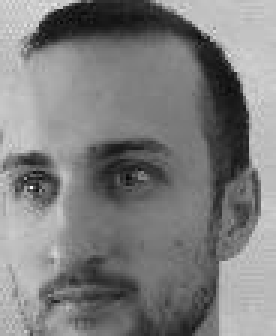
#> input picture Server-Client/Base_visages/s01/0.jpg, 92 x 112 px (shown 3 times larger); its folder holds only this picture in this run
$ python test.py   (Python 2 division)   (older library calls are emulated)
#> lines starting #> are read from the running program, lines starting #| are printed output that depends on the picture
### Traitement_Images/reconnaissance_visage.py
# -*- coding: utf-8 -*-
"""
Created on Mon Nov 25 08:28:04 2019

@author: poussanc
"""

import sys
import os
# import numpy and matplotlib colormaps
import numpy as np
from PIL import Image
import matplotlib.pyplot as plt

#from skimage import io
import matplotlib.cm as cm

import cv2

############

def read_images (path , sz= None ):
    c = 0
    X,y = [], []
    for dirname, dirnames, filenames in os.walk(path):
        dirnames.sort()
        for subdirname in dirnames :
            subject_path = os.path.join(dirname, subdirname )
            for filename in os.listdir(subject_path ):
                try :
                    im = Image.open(os.path.join (subject_path , filename ))
#> im is the input picture: PIL image 92x112 L; min 7, max 246, mean 126
                    im = im.convert ("L")
                    # resize to given size (if given )
                    if (sz is not None ):
                        im = im.resize(sz , Image.ANTIALIAS )
                    X.append (np.asarray (im , dtype =np.uint8 ))
                    y.append (c)
                except IOError :
                    print("I/O error ({0}) : {1} ".format(errno , strerror ))
                except :
                    print(" Unexpected error :", sys.exc_info() [0])
                    raise
            c = c+1
    return [X,y]

def asRowMatrix (X):
    if len (X) == 0:
        return np.array([])
    mat = np.empty((0 , X [0].size), dtype=X [0].dtype )
    for row in X:
        mat = np.vstack((mat,np.asarray(row).reshape(1,-1)))
    return mat

# [7 lines left out: function asColumnMatrix, not called in this run]

def pca(X, y, num_components =0):
#> called with X = array of shape (2, 10304), num_components = 0
    [n,d] = X.shape
    if ( num_components <= 0) or ( num_components > n):
        num_components = n
    mu = X.mean ( axis =0)
    X = X - mu
    if n>d:
        C = np.dot (X.T,X)
        [ eigenvalues , eigenvectors ] = np.linalg.eigh (C)
    else :
        C = np.dot (X,X.T)
        [ eigenvalues , eigenvectors ] = np.linalg.eigh (C)
        eigenvectors = np.dot (X.T, eigenvectors )
        for i in range (n):
            eigenvectors [:,i] = eigenvectors [:,i]/ np.linalg.norm ( eigenvectors [:,i])
    # or simply perform an economy size decomposition
    # eigenvectors , eigenvalues , variance = np.linalg.svd (X.T, full_matrices = False )
    # sort eigenvectors descending by their eigenvalue
    idx = np.argsort (- eigenvalues )
    eigenvalues = eigenvalues [idx ]
    eigenvectors = eigenvectors [:, idx ]
    # select only num_components
    eigenvalues = eigenvalues [0: num_components ].copy ()
    eigenvectors = eigenvectors [: ,0: num_components ].copy ()
    return [ eigenvalues , eigenvectors , mu]

def project (W, X, mu= None ):
    if mu is None :
        return np.dot (X,W)
    return np.dot (X - mu , W)

# [17 lines left out: functions reconstruct, normalize, not called in this run]

def create_font ( fontname ='Tahoma', fontsize =10) :
    return { 'fontname': fontname , 'fontsize': fontsize }

# [17 lines left out: function subplot, not called in this run]

class AbstractDistance ( object ):

    def __init__(self , name ):
            self._name = name
    def __call__(self ,p,q):
        raise NotImplementedError (" Every AbstractDistance must implement the __call__method.")
    @property
    def name ( self ):
        return self._name
    def __repr__( self ):
        return self._name

class EuclideanDistance ( AbstractDistance ):
    def __init__( self ):
        AbstractDistance.__init__(self ," EuclideanDistance ")
    def __call__(self , p, q):
        p = np.asarray(p).flatten()
        q = np.asarray(q).flatten()
        return np.sqrt(np.sum (np.power((p-q) ,2)))

class CosineDistance ( AbstractDistance ):
    def __init__( self ):
        AbstractDistance.__init__(self ," CosineDistance ")
    # [4 lines left out: function __call__, not called in this run]


class BaseModel ( object ):
    def __init__ (self , X=None , y=None , dist_metric = EuclideanDistance () , num_components=0) :
        self.dist_metric = dist_metric
        self.num_components = 0
        self.projections = []
        self.W = []
        self.mu = []
        if (X is not None ) and (y is not None ):
            self.compute (X,y)

    def compute (self , X, y):
        raise NotImplementedError (" Every BaseModel must implement the compute method.")

    def predict (self , X):
        minDist = np.finfo('float').max
        minClass = -1
        Q = project ( self.W, X.reshape (1 , -1) , self.mu)
        for i in range (len( self.projections )):
            dist = self.dist_metric ( self.projections [i], Q)
            if dist < minDist :
                minDist = dist
                minClass = self.y[i]
        return minClass

class EigenfacesModel ( BaseModel ):
    def __init__ (self , X=None , y=None , dist_metric = EuclideanDistance () , num_components=0) :
        super ( EigenfacesModel , self ).__init__ (X=X,y=y, dist_metric = dist_metric , num_components = num_components )

    def compute (self , X, y):
        [D, self.W, self.mu] = pca ( asRowMatrix (X),y, self.num_components )
        # store labels
        self.y = y
        # store projections
        for xi in X:
            self.projections.append ( project ( self.W, xi.reshape (1 , -1) , self.mu))


# main
def reconnaissance_visage(path_base,path_image_test):
    [X,y] = read_images (path_base)

    ##############
    # perform a full pca
    # D = eigenvalues , W = eigenvectors , mu = mean
    [D, W, mu] = pca ( asRowMatrix(X), y)

    ##############
    # reading an image
    im_orig = cv2.imread(path_image_test)
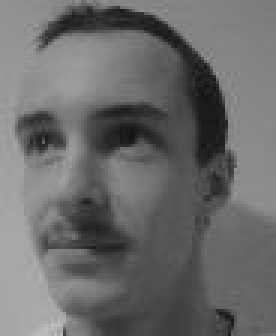
#> input picture Server-Client/hugo.jpg, 92 x 112 px, found by its file name (shown 3 times larger)
#> im_orig is the input picture: shape (112, 92, 3); min 17, max 191, mean 106.6
    height, width, depth = im_orig.shape
#> height = 112; width = 92; depth = 3

    # parametres du cadre défini sur la tablette
    left=int(0.16*width)
#> left = 14
    top=int(0.1*height)
#> top = 11
    right=int(0.89*width)
#> right = 81
    bottom=int(0.8*height)
#> bottom = 89

    #resize
    im = Image.open(path_image_test)
    imtest=im.crop((left,top,right,bottom))
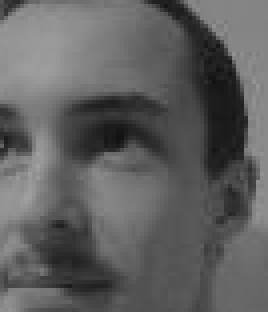
#> imtest: PIL image 67x78 L (shown 4 times larger); min 17, max 161, mean 95.3
    imtest=imtest.resize((92,112))
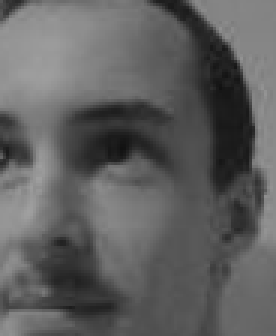
#> imtest: PIL image 92x112 L (shown 3 times larger); min 17, max 160, mean 95.3
    imtest = imtest.convert ("L")
    test = np.asarray (imtest , dtype =np.uint8 )

    # model computation
    model = EigenfacesModel (X , y)
    qui= model.predict(test)+1
    nom=''
    if qui==1:
        nom='sebastienZ'
    elif qui==2:
        nom='clement'
    elif qui==3:
        nom='celia'
    elif qui==4:
        nom='gennaro'
    elif qui==5:
        nom='thibaud'
    elif qui==6:
        nom='johann'
    elif qui==7:
        nom='claire'
    elif qui==8:
        nom='sebastienC'
    elif qui==9:
        nom='hugo'
    elif qui==10:
        nom='florian'
    elif qui==11:
        nom='pablo'
    elif qui==12:
        nom='gonzalo'

    return nom

### Traitement_Images/test.py
# -*- coding: utf-8 -*-
"""
Created on Thu Dec 12 16:55:42 2019

@author: poussanc
"""

from reconnaissance_visage import *
path_base="E:\\COURS\\PROJ 942\\Partie_1_Python\\Proj942\\Traitement_Images\\Base_visages"
path_image_test='hugo.jpg'
res=reconnaissance_visage(path_base,path_image_test)
print res
